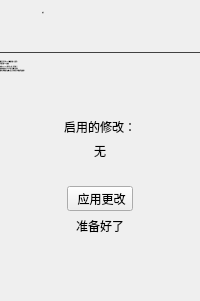
            <widget class="QWidget" name="applyPage">
             <layout class="QVBoxLayout" name="verticalLayout_6">
              <property name="leftMargin">
               <number>0</number>
              </property>
              <property name="topMargin">
               <number>0</number>
              </property>
              <property name="rightMargin">
               <number>0</number>
              </property>
              <property name="bottomMargin">
               <number>0</number>
              </property>
              <item>
               <widget class="QWidget" name="verticalWidget" native="true">
                <layout class="QVBoxLayout" name="verticalLayout_24">
                 <property name="leftMargin">
                  <number>0</number>
                 </property>
                 <property name="topMargin">
                  <number>0</number>
                 </property>
                 <property name="rightMargin">
                  <number>0</number>
                 </property>
                 <property name="bottomMargin">
                  <number>0</number>
                 </property>
                 <item>
                  <widget class="QWidget" name="locSimPageHeader_2" native="true">
                   <layout class="QHBoxLayout" name="horizontalLayout_33">
                    <property name="spacing">
                     <number>10</number>
                    </property>
                    <property name="leftMargin">
                     <number>0</number>
                    </property>
                    <property name="rightMargin">
                     <number>0</number>
                    </property>
                    <item>
                     <widget class="QToolButton" name="toolButton_18">
                      <property name="enabled">
                       <bool>false</bool>
                      </property>
                      <property name="styleSheet">
                       <string notr="true">QToolButton {
	icon-size: 24px;
	background-color: transparent;
	padding-left: 0px;
	padding-right: 5px;
	border-radius: 0px;
}</string>
                      </property>
                      <property name="icon">
                       <iconset resource="resources.qrc">
                        <normaloff>:/icon/check-circle.svg</normaloff>:/icon/check-circle.svg</iconset>
                      </property>
                     </widget>
                    </item>
                    <item>
                     <widget class="QWidget" name="verticalWidget_11" native="true">
                      <layout class="QVBoxLayout" name="verticalLayout_33">
                       <property name="spacing">
                        <number>6</number>
                       </property>
                       <property name="leftMargin">
                        <number>0</number>
                       </property>
                       <property name="topMargin">
                        <number>0</number>
                       </property>
                       <property name="rightMargin">
                        <number>0</number>
                       </property>
                       <property name="bottomMargin">
                        <number>0</number>
                       </property>
                       <item>
                        <widget class="QLabel" name="statusBarLbl_5">
                         <property name="font">
                          <font>
                           <pointsize>-1</pointsize>
                           <bold>false</bold>
                          </font>
                         </property>
                         <property name="text">
                          <string>应用</string>
                         </property>
                        </widget>
                       </item>
                       <item>
                        <widget class="QLabel" name="label_16">
                         <property name="text">
                          <string/>
                         </property>
                        </widget>
                       </item>
                      </layout>
                     </widget>
                    </item>
                    <item>
                     <spacer name="horizontalSpacer_15">
                      <property name="orientation">
                       <enum>Qt::Horizontal</enum>
                      </property>
                      <property name="sizeHint" stdset="0">
                       <size>
                        <width>40</width>
                        <height>20</height>
                       </size>
                      </property>
                     </spacer>
                    </item>
                   </layout>
                  </widget>
                 </item>
                 <item>
                  <widget class="Line" name="line_5">
                   <property name="styleSheet">
                    <string notr="true">QFrame {
	color: #414141;
}</string>
                   </property>
                   <property name="frameShadow">
                    <enum>QFrame::Plain</enum>
                   </property>
                   <property name="orientation">
                    <enum>Qt::Horizontal</enum>
                   </property>
                  </widget>
                 </item>
                 <item>
                  <widget class="QLabel" name="applyWarning">
                   <property name="font">
                    <font>
                     <pointsize>-1</pointsize>
                     <bold>false</bold>
                    </font>
                   </property>
                   <property name="text">
                    <string>重启后若出现“APP与数据”传输一定要选：
不要传输APP与数据

如果iOS17.2以上使用该工具，请注意！！
如果您看到显示“iPhone部分设置”的屏幕
请单击“继续部分设置”按钮，否则您的手机数据将被删除！</string>
                   </property>
                  </widget>
                 </item>
                 <item>
                  <spacer name="verticalSpacer_10">
                   <property name="orientation">
                    <enum>Qt::Vertical</enum>
                   </property>
                   <property name="sizeHint" stdset="0">
                    <size>
                     <width>20</width>
                     <height>40</height>
                    </size>
                   </property>
                  </spacer>
                 </item>
                 <item>
                  <widget class="QLabel" name="label_6">
                   <property name="text">
                    <string>启用的修改：</string>
                   </property>
                   <property name="alignment">
                    <set>Qt::AlignCenter</set>
                   </property>
                  </widget>
                 </item>
                 <item>
                  <widget class="QLabel" name="enabledTweaksLbl">
                   <property name="text">
                    <string>无</string>
                   </property>
                   <property name="alignment">
                    <set>Qt::AlignCenter</set>
                   </property>
                  </widget>
                 </item>
                 <item>
                  <widget class="QWidget" name="horizontalWidget" native="true">
                   <layout class="QHBoxLayout" name="horizontalLayout_17">
                    <property name="leftMargin">
                     <number>0</number>
                    </property>
                    <property name="topMargin">
                     <number>20</number>
                    </property>
                    <property name="rightMargin">
                     <number>0</number>
                    </property>
                    <property name="bottomMargin">
                     <number>0</number>
                    </property>
                    <item>
                     <widget class="QToolButton" name="applyTweaksBtn">
                      <property name="text">
                       <string> 应用更改</string>
                      </property>
                      <property name="icon">
                       <iconset resource="resources.qrc">
                        <normaloff>:/icon/check-circle.svg</normaloff>:/icon/check-circle.svg</iconset>
                      </property>
                      <property name="toolButtonStyle">
                       <enum>Qt::ToolButtonTextBesideIcon</enum>
                      </property>
                     </widget>
                    </item>
                   </layout>
                  </widget>
                 </item>
                 <item>
                  <widget class="QLabel" name="statusLbl">
                   <property name="text">
                    <string>准备好了</string>
                   </property>
                   <property name="alignment">
                    <set>Qt::AlignCenter</set>
                   </property>
                  </widget>
                 </item>
                 <item>
                  <spacer name="verticalSpacer_2">
                   <property name="orientation">
                    <enum>Qt::Vertical</enum>
                   </property>
                   <property name="sizeHint" stdset="0">
                    <size>
                     <width>20</width>
                     <height>40</height>
                    </size>
                   </property>
                  </spacer>
                 </item>
                 <item>
                  <widget class="QWidget" name="horizontalWidget" native="true">
                   <layout class="QHBoxLayout" name="horizontalLayout_25">
                    <property name="leftMargin">
                     <number>0</number>
                    </property>
                    <property name="topMargin">
                     <number>0</number>
                    </property>
                    <property name="rightMargin">
                     <number>0</number>
                    </property>
                    <property name="bottomMargin">
                     <number>0</number>
                    </property>
                    <item>
                     <spacer name="horizontalSpacer_14">
                      <property name="orientation">
                       <enum>Qt::Horizontal</enum>
                      </property>
                      <property name="sizeHint" stdset="0">
                       <size>
                        <width>40</width>
                        <height>20</height>
                       </size>
                      </property>
                     </spacer>
                    </item>
                    <item>
                     <spacer name="horizontalSpacer_16">
                      <property name="orientation">
                       <enum>Qt::Horizontal</enum>
                      </property>
                      <property name="sizeHint" stdset="0">
                       <size>
                        <width>40</width>
                        <height>20</height>
                       </size>
                      </property>
                     </spacer>
                    </item>
                   </layout>
                  </widget>
                 </item>
                </layout>
               </widget>
              </item>
             </layout>
            </widget>
